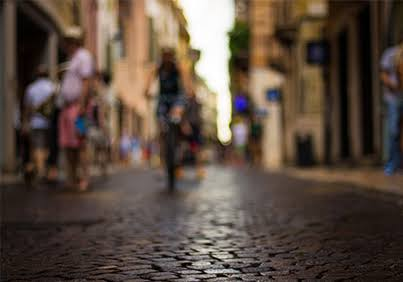
#> input picture 3.Hafta/input.jpg, 403 x 282 px, found by its file name
$ python task5_laplacian.py   (older library calls are emulated)
#> lines starting #> are read from the running program, lines starting #| are printed output that depends on the picture
import cv2
import numpy as np

img = cv2.imread("input.jpg", cv2.IMREAD_GRAYSCALE)
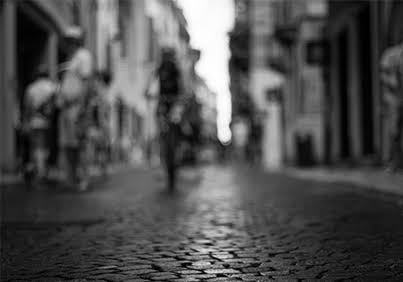
#> img: shape (282, 403); min 0, max 255, mean 78.5
if img is None:
    raise FileNotFoundError("input.jpg bulunamadı!")

# İkinci türev gürültüye çok duyarlıdır, bu yüzden Gauss ön filtreleme şarttır
blurred = cv2.GaussianBlur(img, (5, 5), 1.5)

# Standart 3x3 Laplacian Çekirdeği
laplacian_kernel = np.array([[ 0,  1,  0],
                             [ 1, -4,  1],
                             [ 0,  1,  0]], dtype=np.float32)

laplacian = cv2.filter2D(blurred, cv2.CV_64F, laplacian_kernel)
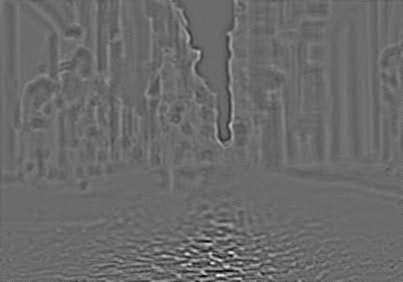
#> laplacian: shape (282, 403) float64; min -37, max 51, mean 0; drawn with min black and max white
laplacian_abs = np.abs(laplacian)
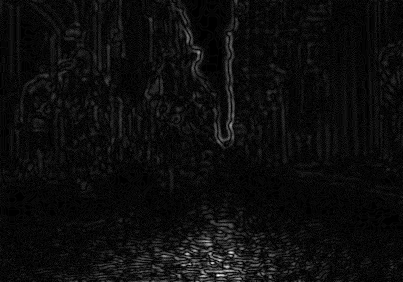
#> laplacian_abs: shape (282, 403) float64; min 0, max 51, mean 2.5; drawn with min black and max white

norm = (laplacian_abs / (np.max(laplacian_abs) + 1e-5)) * 255.0
_, laplacian_temiz = cv2.threshold(norm.astype(np.uint8), 35, 255, cv2.THRESH_TOZERO)
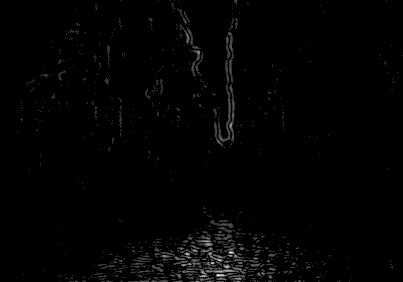
#> laplacian_temiz: shape (282, 403); min 0, max 254, mean 2.9

cv2.imwrite("cikti_task5_laplacian.jpg", laplacian_temiz)
print("Task 5 tamamlandı: 'cikti_task5_laplacian.jpg' kaydedildi.")
